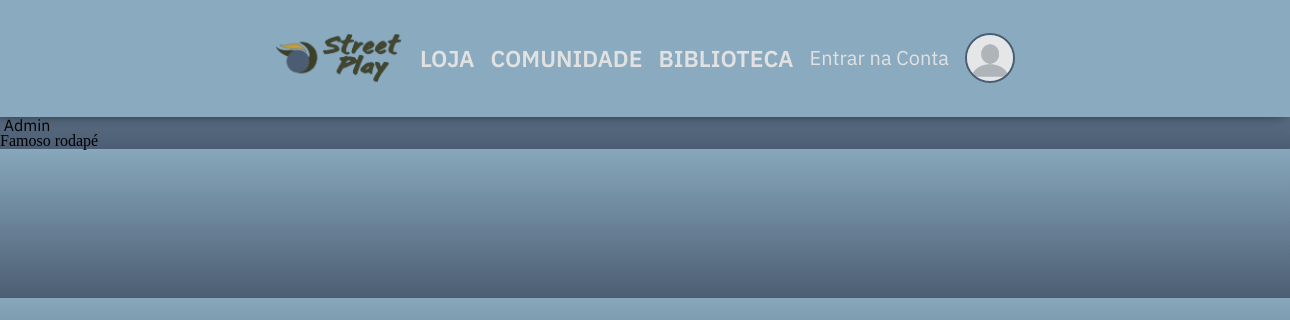
Page /pages/user/profileUser.php?idUsuario=1 on the earlier database version.
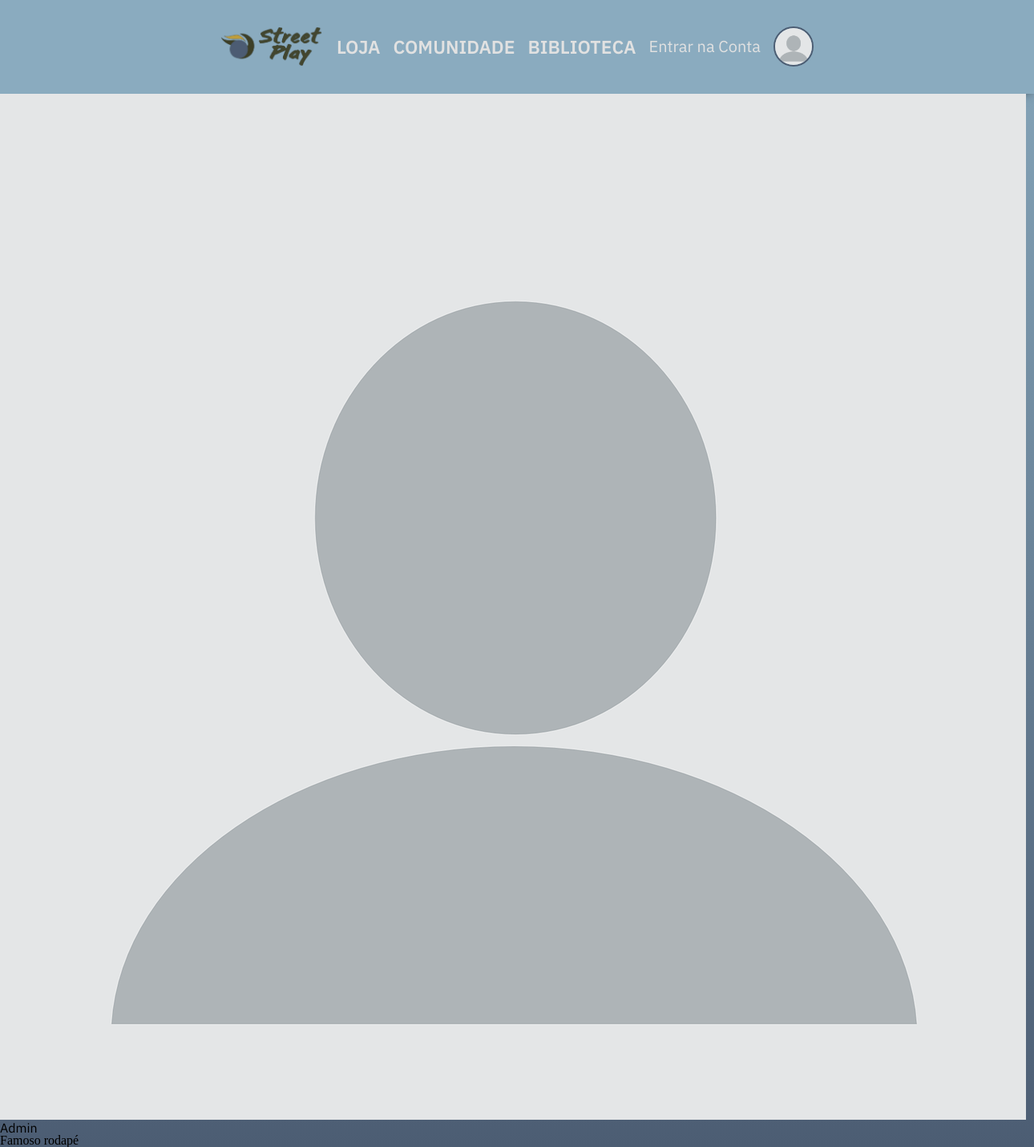
Same page on the later database version.
### tables this page shows
CREATE TABLE Usuarios (
idUsuario INT(11) NOT NULL AUTO_INCREMENT,
nome VARCHAR(150) NOT NULL,
senha VARCHAR(8) NOT NULL,
email VARCHAR(255) NOT NULL,
foto BLOB NULL,
descricao VARCHAR(255) NULL,
administrador BOOLEAN NOT NULL,
PRIMARY KEY (idUsuario)
);

### pages/functions/themeVerification.php (called while the page is built, shortened)
<?php
if(empty($_SESSION["user"])){
    $tema = "classic";
} elseif($_SESSION["user"] == "usuario" || $_SESSION["user"] == "admin"){
    $comandoTema = "SELECT * FROM Usuarios WHERE idUsuario = ".$_SESSION["profile"];
} elseif($_SESSION["user"] == "dev/pub" && isset($_SESSION["idDev"])){
    $comandoTema = "SELECT * FROM Desenvolvedoras WHERE idDesenvolvedora = ".$_SESSION["idDev"];
} elseif($_SESSION["user"] == "dev/pub" && isset($_SESSION["idPub"])){
    $comandoTema = "SELECT * FROM Publicadoras WHERE idPublicadora = ".$_SESSION["idPub"];
}
return $tema;
?>

### pages/user/profileUser.php (the view, shortened to what this page needs)
<?php
$conexao = require('../functions/connection.php');
$tema = require('../functions/themeVerification.php');
$idUsuario = $_GET["idUsuario"];
$comando = "SELECT * FROM Usuarios WHERE idUsuario = $idUsuario";
$resultado = mysqli_query($conexao, $comando);
$registro = mysqli_fetch_assoc($resultado);
?>
<!DOCTYPE html>
<html lang="Pt-br">
<head>
    <link rel="stylesheet" href="../../css/main.css">
</head>
<body class="<?=$tema?>">
    <?php require('../components/header.php') ?>
    <session>
        <div>
            <img src="<?=$registro["foto"]?>">
            <span><?=$registro["nome"]?></span>
        </div>
    </session>
    <?php require('../components/footer.php') ?>
</body>
</html>

Differences in the rows shown:
changed usuarios "Admin": foto: picture added
